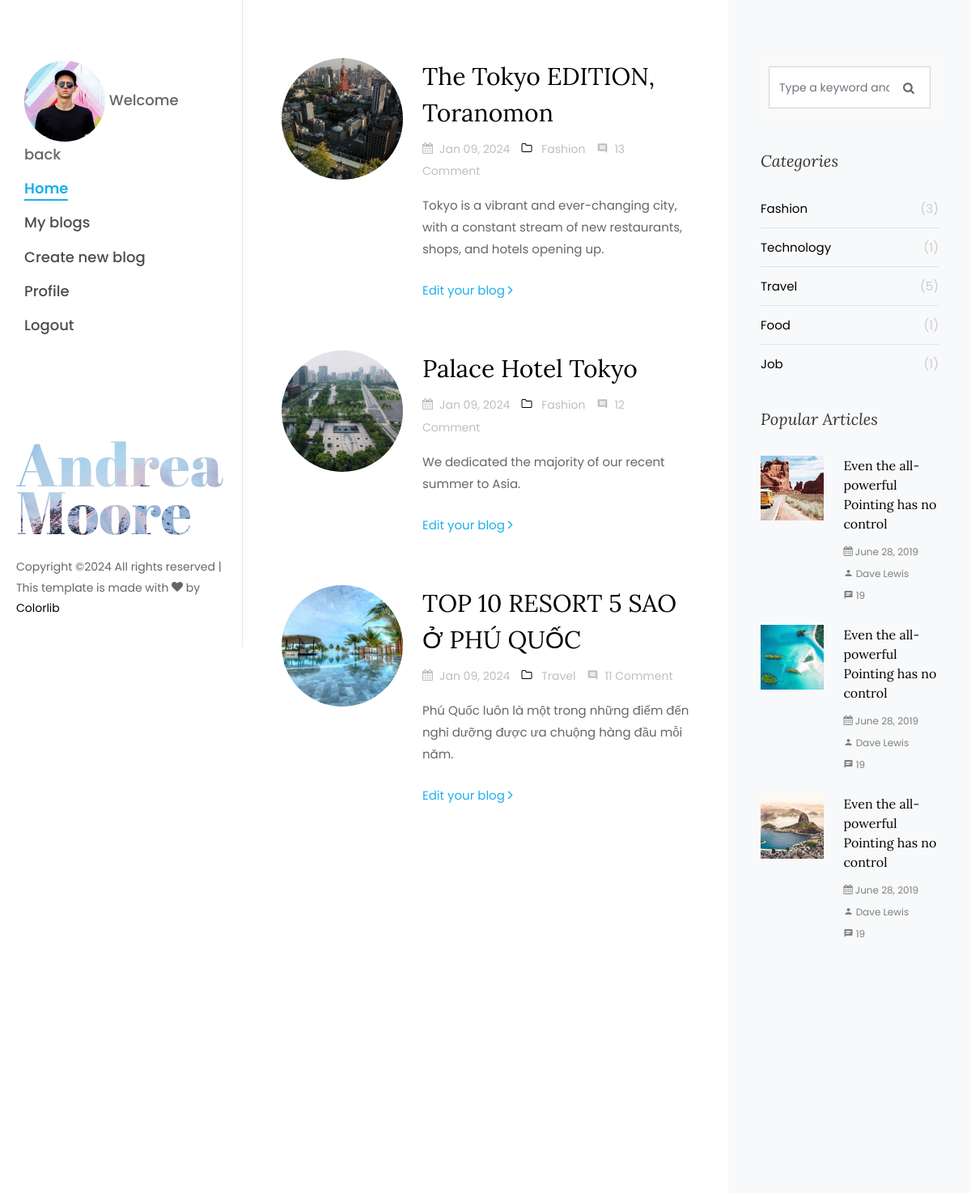
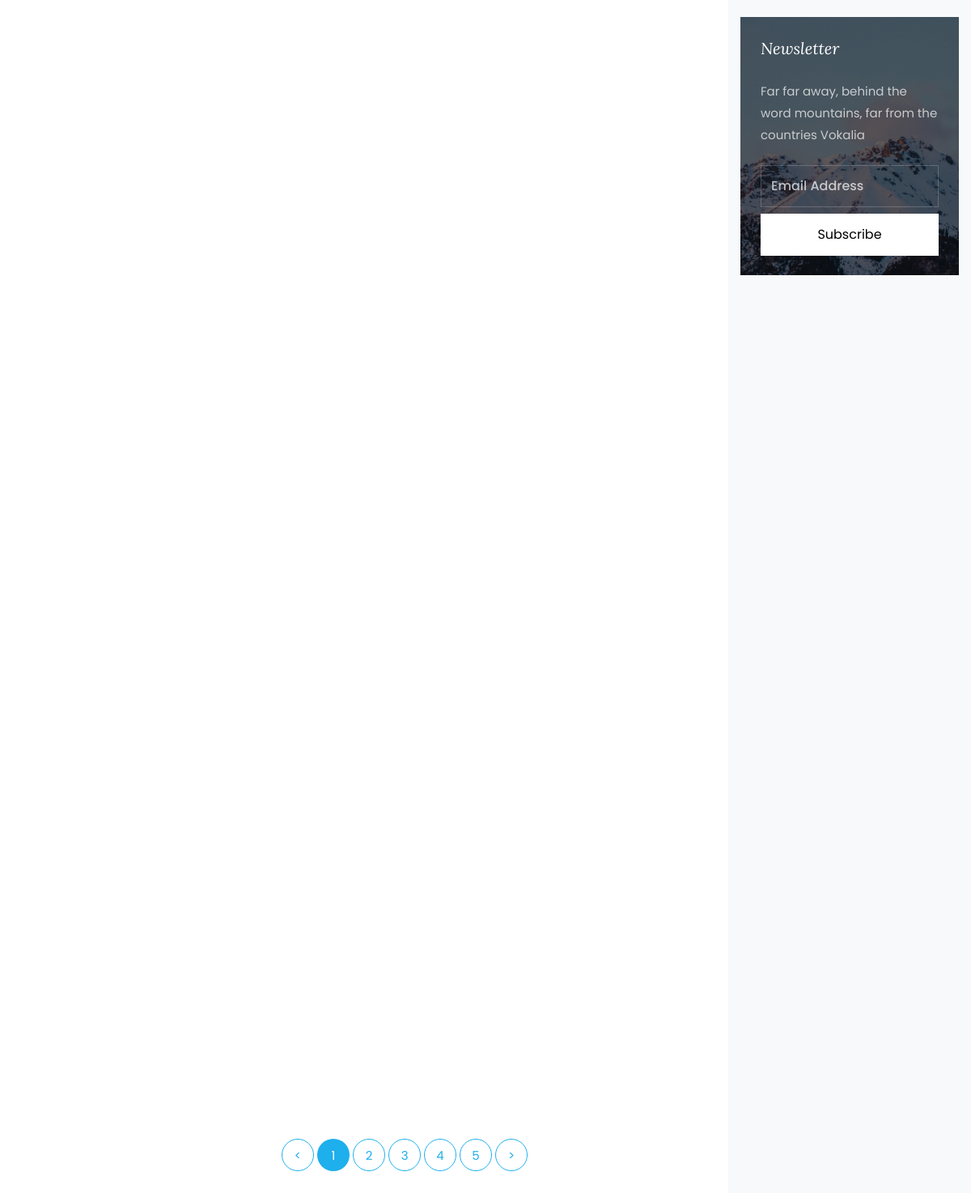
The app's page /myblogs.php (signed in) with its own data (2 pictures, top to bottom).
### tables this page shows
CREATE TABLE `blog` (
  `id` int(11) NOT NULL,
  `title` varchar(150) DEFAULT NULL,
  `subdescription` varchar(500) DEFAULT NULL,
  `content` varchar(8000) DEFAULT NULL,
  `image` varchar(50) DEFAULT NULL,
  `tag_id` int(11) DEFAULT NULL,
  `user_id` int(11) DEFAULT NULL,
  `status` tinyint(4) DEFAULT 0,
  `date_create` timestamp NULL DEFAULT NULL,
  `last_update` timestamp NULL DEFAULT NULL ON UPDATE current_timestamp()
);

CREATE TABLE `category` (
  `id` int(11) NOT NULL,
  `name` varchar(100) DEFAULT NULL,
  `slug` varchar(100) DEFAULT NULL,
  `image` varchar(100) DEFAULT NULL,
  `home` tinyint(4) DEFAULT 0,
  `status` tinyint(4) DEFAULT 0,
  `date_create` timestamp NULL DEFAULT current_timestamp(),
  `last_update` timestamp NULL DEFAULT current_timestamp() ON UPDATE current_timestamp()
);

### libraries/Database.php (called while the page is built, shortened)
<?php
    class Database
    {
        public $link;
        public function __construct()
        {
            $this->link = mysqli_connect("localhost","root","","blogs") or die ();
            mysqli_set_charset($this->link,"utf8");
        }
        public function fetchsql( $sql )
        {
            $result = mysqli_query($this->link,$sql) or die("Lỗi  truy vấn sql " .mysqli_error($this->link));
            $data = [];
            if( $result)
            {
                while ($num = mysqli_fetch_assoc($result))
                {
                    $data[] = $num;
                }
            }
            return $data;
        }
    }
?>

### autoload/autoload.php (called while the page is built, shortened)
<?php
	require_once ("libraries/Database.php");
	require_once ("libraries/Function.php");
	$db = new Database ;
?>

### libraries/Function.php (called while the page is built, shortened)
<?php
function convertDate($time, $format = 'M d, Y') {
    $dateTime = new DateTime($time);
    $formattedDate = $dateTime->format($format);
    return $formattedDate;
}
?>

### myblogs.php (the view)
<?php
   require_once ("autoload/autoload.php");
   $sql = "SELECT blog.*,category.name AS catename FROM blog LEFT JOIN category ON category.id=blog.tag_id WHERE user_id = ".$_SESSION['name_id']." ORDER BY ID DESC;";
   $myblog =$db->fetchsql($sql);
?>
<?php require_once("layouts/header.php"); ?>
                     <div class="col-xl-8 py-5 px-md-5">
                        <div class="row pt-md-4">
                           <?php $stt = 1; foreach ($myblog as $item) : ?>
                              <div class="col-md-12">
                                 <div class="blog-entry ftco-animate d-md-flex">
                                    <a href="single.html" class="img img-2" style="background-image: url(img/<?php echo $item['image'];?>);"></a>
                                    <div class="text text-2 pl-md-4">
                                       <h3 class="mb-2"><a href="viewdetail.php?id=<?php echo$item['id'];?>"><?php echo $item['title']; ?></a></h3>
                                       <div class="meta-wrap">
                                          <p class="meta">
                                             <span><i class="icon-calendar mr-2"></i><?php echo convertDate($item['date_create']);?></span>
                                             <span><a href="single.html"><i class="icon-folder-o mr-2"></i></a>
                                             <?php echo $item['catename']; ?></span>
                                             <span><i class="icon-comment2 mr-2"></i><?php echo $item['id'];?> Comment</span>
                                          </p>
                                       </div>
                                       <p class="mb-4"><?php echo $item['subdescription']; ?></p>
                                       <p><a href="editmyblog.php?id=<?php echo$item['id'];?>" class="btn-custom">Edit your blog <span class="ion-ios-arrow-forward"></span></a></p>
                                    </div>
                                 </div>
                              </div>
                           <?php $stt++;  endforeach; ?>
                        </div>
                        <div class="row">
                           <div class="col">
                              <div class="block-27">
                                 <ul>
                                    <li><a href="#">&lt;</a></li>
                                    <li class="active"><span>1</span></li>
                                    <li><a href="#">2</a></li>
                                    <li><a href="#">3</a></li>
                                    <li><a href="#">4</a></li>
                                    <li><a href="#">5</a></li>
                                    <li><a href="#">&gt;</a></li>
                                 </ul>
                              </div>
                           </div>
                        </div>
                     </div>
<?php require_once("layouts/footer.php"); ?>

### layouts/header.php (shortened to what this page needs)
<?php
    require_once ("autoload/autoload.php");
?>
<!DOCTYPE html>
<html lang="en">
   <head>
      <link rel="stylesheet" href="/blogs/public/css/open-iconic-bootstrap.min.css">
      <link rel="stylesheet" href="/blogs/public/css/animate.css">
      <link rel="stylesheet" href="/blogs/public/css/owl.carousel.min.css">
      <link rel="stylesheet" href="/blogs/public/css/owl.theme.default.min.css">
      <link rel="stylesheet" href="/blogs/public/css/magnific-popup.css">
      <link rel="stylesheet" href="/blogs/public/css/aos.css">
      <link rel="stylesheet" href="/blogs/public/css/ionicons.min.css">
      <link rel="stylesheet" href="/blogs/public/css/bootstrap-datepicker.css">
      <link rel="stylesheet" href="/blogs/public/css/jquery.timepicker.css">
      <link rel="stylesheet" href="/blogs/public/css/flaticon.css">
      <link rel="stylesheet" href="/blogs/public/css/icomoon.css">
      <link rel="stylesheet" href="/blogs/public/css/style.css">
   </head>
   <body>
      <div id="colorlib-page">
         <aside id="colorlib-aside" role="complementary" class="js-fullheight">
            <nav id="colorlib-main-menu" role="navigation">
               <ul>
                  <?php if(isset($_SESSION['name_user'])) :?>
                     <li><img src="/blogs/img/<?php echo $_SESSION['avatar']; ?>" class="rounded-circle shadow-4"style="width: 100px;" alt="Avatar" />  Welcome back</li>
                     <li class="colorlib-active"><a href="index.php">Home</a></li>
                     <li class="fa fa-unlock"><a href="myblogs.php">My blogs</a></li>
                     <li class="fa fa-unlock"><a href="createnewbolg.php">Create new blog</a></li>
                     <li class="fa fa-unlock"><a href="index.php">Profile</a></li>
                     <li><a href="thoat.php">Logout</a></li>
                  <?php endif; ?>
               </ul>
            </nav>
            <div class="colorlib-footer">
               <h1 id="colorlib-logo" class="mb-4"><a href="index.php" style="background-image: url(img/bg_1.jpg);">Andrea <span>Moore</span></a></h1>
               <p class="pfooter">
                  Copyright &copy;<script>document.write(new Date().getFullYear());</script> All rights reserved | This template is made with <i class="icon-heart" aria-hidden="true"></i> by <a href="https://colorlib.com" target="_blank">Colorlib</a>
               </p>
            </div>
         </aside>
         <div id="colorlib-main">
            <section class="ftco-section ftco-no-pt ftco-no-pb">
               <div class="container">
                  <div class="row d-flex">

### layouts/footer.php (shortened to what this page needs)
<?php
   $sql_count ="SELECT blog.tag_id, COUNT(blog.tag_id) AS blogs_count, category.name AS catename FROM blog LEFT JOIN category ON blog.tag_id = category.id GROUP BY blog.tag_id";
   $blogs_count = $db->fetchsql($sql_count);
?>
<div class="col-xl-4 sidebar ftco-animate bg-light pt-5">
                        <div class="sidebar-box pt-md-4">
                           <form action="#" class="search-form">
                              <div class="form-group">
                                 <span class="icon icon-search"></span>
                                 <input type="text" class="form-control" placeholder="Type a keyword and hit enter">
                              </div>
                           </form>
                        </div>
                        <div class="sidebar-box ftco-animate">
                           <h3 class="sidebar-heading">Categories</h3>
                           <ul class="categories">
                              <?php foreach($blogs_count as $item) : ?>
                                 <li><a href="viewblogbycate.php?id=<?php echo $item['catename'] ?>"><?php echo $item['catename'] ?> <span>(<?php echo $item['blogs_count'] ?>)</span></a></li>
                              <?php endforeach; ?>
                           </ul>
                        </div>
                        <div class="sidebar-box ftco-animate">
                           <h3 class="sidebar-heading">Popular Articles</h3>
                           <div class="block-21 mb-4 d-flex">
                              <a class="blog-img mr-4" style="background-image: url(img/image_1.jpg);"></a>
                              <div class="text">
                                 <h3 class="heading"><a href="#">Even the all-powerful Pointing has no control</a></h3>
                                 <div class="meta">
                                    <div><a href="#"><span class="icon-calendar"></span> June 28, 2019</a></div>
                                    <div><a href="#"><span class="icon-person"></span> Dave Lewis</a></div>
                                    <div><a href="#"><span class="icon-chat"></span> 19</a></div>
                                 </div>
                              </div>
                           </div>
                           <div class="block-21 mb-4 d-flex">
                              <a class="blog-img mr-4" style="background-image: url(img/image_2.jpg);"></a>
                              <div class="text">
                                 <h3 class="heading"><a href="#">Even the all-powerful Pointing has no control</a></h3>
                                 <div class="meta">
                                    <div><a href="#"><span class="icon-calendar"></span> June 28, 2019</a></div>
                                    <div><a href="#"><span class="icon-person"></span> Dave Lewis</a></div>
                                    <div><a href="#"><span class="icon-chat"></span> 19</a></div>
                                 </div>
                              </div>
                           </div>
                           <div class="block-21 mb-4 d-flex">
                              <a class="blog-img mr-4" style="background-image: url(img/image_3.jpg);"></a>
                              <div class="text">
                                 <h3 class="heading"><a href="#">Even the all-powerful Pointing has no control</a></h3>
                                 <div class="meta">
                                    <div><a href="#"><span class="icon-calendar"></span> June 28, 2019</a></div>
                                    <div><a href="#"><span class="icon-person"></span> Dave Lewis</a></div>
                                    <div><a href="#"><span class="icon-chat"></span> 19</a></div>
                                 </div>
                              </div>
                           </div>
                        </div>
                        <div class="sidebar-box subs-wrap img py-4" style="background-image: url(img/bg_1.jpg);">
                           <div class="overlay"></div>
                           <h3 class="mb-4 sidebar-heading">Newsletter</h3>
                           <p class="mb-4">Far far away, behind the word mountains, far from the countries Vokalia</p>
                           <form action="#" class="subscribe-form">
                              <div class="form-group">
                                 <input type="text" class="form-control" placeholder="Email Address">
                                 <input type="submit" value="Subscribe" class="mt-2 btn btn-white submit">
                              </div>
                           </form>
                        </div>
                     </div>
                  </div>
               </div>
            </section>
         </div>
      </div>
   </body>
</html>

### public/css/icomoon.css (style rules this page uses)
[class^="icon-"], [class*=" icon-"] { font-family: 'icomoon' !important; speak: none; font-style: normal; font-weight: normal; font-variant: normal; text-transform: none; line-height: 1; -webkit-font-smoothing: antialiased; -moz-osx-font-smoothing: grayscale; }
.icon-search:before { content: "\f002"; }
.icon-heart:before { content: "\f004"; }
.icon-calendar:before { content: "\f073"; }
.icon-folder-o:before { content: "\f114"; }
.icon-chat:before { content: "\e0b7"; }
.icon-comment2:before { content: "\e0b9"; }
.icon-person:before { content: "\e7fd"; }

### records on screen
blog: image (picture), title "The Tokyo EDITION, Toranomon", date_create "Jan 09, 2024", category.name "Fashion", id "13", subdescription "Tokyo is a vibrant and ever-changing city, with a constant stream of new restaurants, shops, and hotels opening up."
blog: image (picture), title "Palace Hotel Tokyo", date_create "Jan 09, 2024", category.name "Fashion", id "12", subdescription "We dedicated the majority of our recent summer to Asia."
blog: image (picture), title "TOP 10 RESORT 5 SAO Ở PHÚ QUỐC", date_create "Jan 09, 2024", category.name "Travel", id "11", subdescription "Phú Quốc luôn là một trong những điểm đến nghỉ dưỡng được ưa chuộng hàng đầu mỗi năm."

### other values on screen
$item['catename'] "Fashion"
$item['blogs_count'] "3"
$item['catename'] "Technology"
$item['blogs_count'] "1"
$item['catename'] "Travel"
$item['blogs_count'] "5"
$item['catename'] "Food"
$item['catename'] "Job"
